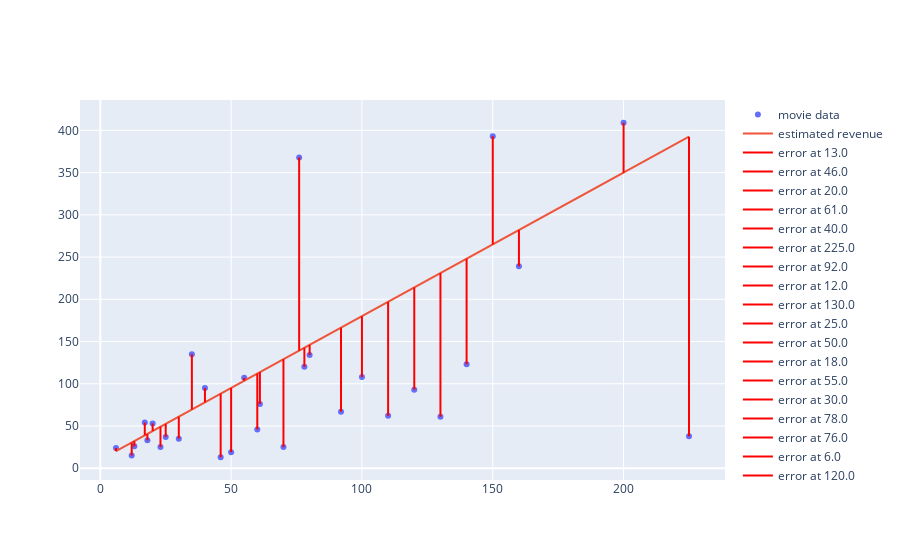

The cell this chart's notebook holds for it:
### Code cell
from plotly.offline import iplot, init_notebook_mode
init_notebook_mode(connected=True)

from graph import trace_values, m_b_trace, plot

if x_values and y_values:
    movies_trace = trace_values(x_values, y_values, text=titles, name='movie data')
    regression_trace = m_b_trace(1.7, 10, x_values, name='estimated revenue')
    plot([movies_trace, regression_trace, *errors_for_regression])

### Figure 1 — Plotly figure (JSON) as saved in the notebook; plotly's stock layout.template omitted (floating-point values rounded to 4 significant figures)
{"data": [{"mode": "markers", "name": "movie data", "text": ["21 &amp; Over", "Dredd 3D", "12 Years a Slave", "2 Guns", "42", "47 Ronin", "A Good Day to Die Hard", "About Time", "After Earth", "August: Osage County", "Beautiful Creatures", "Blue Jasmine", "Captain Phillips", "Carrie", "Cloudy with a Chance of Meatballs 2", "Despicable Me 2", "Don Jon", "Elysium", "Ender&#39;s Game", "Epic", "Escape Plan", "Evil Dead", "Fast and Furious 6", "Frozen", "G.I. Joe: Retaliation", "Gangster Squad", "Grown Ups", "Her", "Identity Thief", "Iron Man 3"], "type": "scatter", "x": [13, 46, 20, 61, 40, 225, 92, 12, 130, 25, 50, 18, 55, 30, 78, 76, 6, 120, 110, 100, 70, 17, 160, 150, 140, 60, 80, 23, 35, 200], "y": [26, 13, 53, 76, 95, 38, 67, 15, 61, 37, 19, 33, 107, 35, 120, 368, 24, 93, 62, 108, 25, 54, 239, 393, 123, 46, 134, 25, 135, 409]}, {"mode": "lines", "name": "estimated revenue", "type": "scatter", "x": [13, 46, 20, 61, 40, 225, 92, 12, 130, 25, 50, 18, 55, 30, 78, 76, 6, 120, 110, 100, 70, 17, 160, 150, 140, 60, 80, 23, 35, 200], "y": [32.1, 88.2, 44, 113.7, 78, 392.5, 166.4, 30.4, 231, 52.5, 95, 40.6, 103.5, 61, 142.6, 139.2, 20.2, 214, 197, 180, 129, 38.9, 282, 265, 248, 112, 146, 49.1, 69.5, 350]}, {"marker": {"color": "red"}, "mode": "lines", "name": "error at 13.0", "type": "scatter", "x": [13, 13], "y": [26, 32.1]}, {"marker": {"color": "red"}, "mode": "lines", "name": "error at 46.0", "type": "scatter", "x": [46, 46], "y": [13, 88.2]}, {"marker": {"color": "red"}, "mode": "lines", "name": "error at 20.0", "type": "scatter", "x": [20, 20], "y": [53, 44]}, {"marker": {"color": "red"}, "mode": "lines", "name": "error at 61.0", "type": "scatter", "x": [61, 61], "y": [76, 113.7]}, {"marker": {"color": "red"}, "mode": "lines", "name": "error at 40.0", "type": "scatter", "x": [40, 40], "y": [95, 78]}, {"marker": {"color": "red"}, "mode": "lines", "name": "error at 225.0", "type": "scatter", "x": [225, 225], "y": [38, 392.5]}, {"marker": {"color": "red"}, "mode": "lines", "name": "error at 92.0", "type": "scatter", "x": [92, 92], "y": [67, 166.4]}, {"marker": {"color": "red"}, "mode": "lines", "name": "error at 12.0", "type": "scatter", "x": [12, 12], "y": [15, 30.4]}, {"marker": {"color": "red"}, "mode": "lines", "name": "error at 130.0", "type": "scatter", "x": [130, 130], "y": [61, 231]}, {"marker": {"color": "red"}, "mode": "lines", "name": "error at 25.0", "type": "scatter", "x": [25, 25], "y": [37, 52.5]}, {"marker": {"color": "red"}, "mode": "lines", "name": "error at 50.0", "type": "scatter", "x": [50, 50], "y": [19, 95]}, {"marker": {"color": "red"}, "mode": "lines", "name": "error at 18.0", "type": "scatter", "x": [18, 18], "y": [33, 40.6]}, {"marker": {"color": "red"}, "mode": "lines", "name": "error at 55.0", "type": "scatter", "x": [55, 55], "y": [107, 103.5]}, {"marker": {"color": "red"}, "mode": "lines", "name": "error at 30.0", "type": "scatter", "x": [30, 30], "y": [35, 61]}, {"marker": {"color": "red"}, "mode": "lines", "name": "error at 78.0", "type": "scatter", "x": [78, 78], "y": [120, 142.6]}, {"marker": {"color": "red"}, "mode": "lines", "name": "error at 76.0", "type": "scatter", "x": [76, 76], "y": [368, 139.2]}, {"marker": {"color": "red"}, "mode": "lines", "name": "error at 6.0", "type": "scatter", "x": [6, 6], "y": [24, 20.2]}, {"marker": {"color": "red"}, "mode": "lines", "name": "error at 120.0", "type": "scatter", "x": [120, 120], "y": [93, 214]}, {"marker": {"color": "red"}, "mode": "lines", "name": "error at 110.0", "type": "scatter", "x": [110, 110], "y": [62, 197]}, {"marker": {"color": "red"}, "mode": "lines", "name": "error at 100.0", "type": "scatter", "x": [100, 100], "y": [108, 180]}, {"marker": {"color": "red"}, "mode": "lines", "name": "error at 70.0", "type": "scatter", "x": [70, 70], "y": [25, 129]}, {"marker": {"color": "red"}, "mode": "lines", "name": "error at 17.0", "type": "scatter", "x": [17, 17], "y": [54, 38.9]}, {"marker": {"color": "red"}, "mode": "lines", "name": "error at 160.0", "type": "scatter", "x": [160, 160], "y": [239, 282]}, {"marker": {"color": "red"}, "mode": "lines", "name": "error at 150.0", "type": "scatter", "x": [150, 150], "y": [393, 265]}, {"marker": {"color": "red"}, "mode": "lines", "name": "error at 140.0", "type": "scatter", "x": [140, 140], "y": [123, 248]}, {"marker": {"color": "red"}, "mode": "lines", "name": "error at 60.0", "type": "scatter", "x": [60, 60], "y": [46, 112]}, {"marker": {"color": "red"}, "mode": "lines", "name": "error at 80.0", "type": "scatter", "x": [80, 80], "y": [134, 146]}, {"marker": {"color": "red"}, "mode": "lines", "name": "error at 23.0", "type": "scatter", "x": [23, 23], "y": [25, 49.1]}, {"marker": {"color": "red"}, "mode": "lines", "name": "error at 35.0", "type": "scatter", "x": [35, 35], "y": [135, 69.5]}, {"marker": {"color": "red"}, "mode": "lines", "name": "error at 200.0", "type": "scatter", "x": [200, 200], "y": [409, 350]}], "layout": {}}
